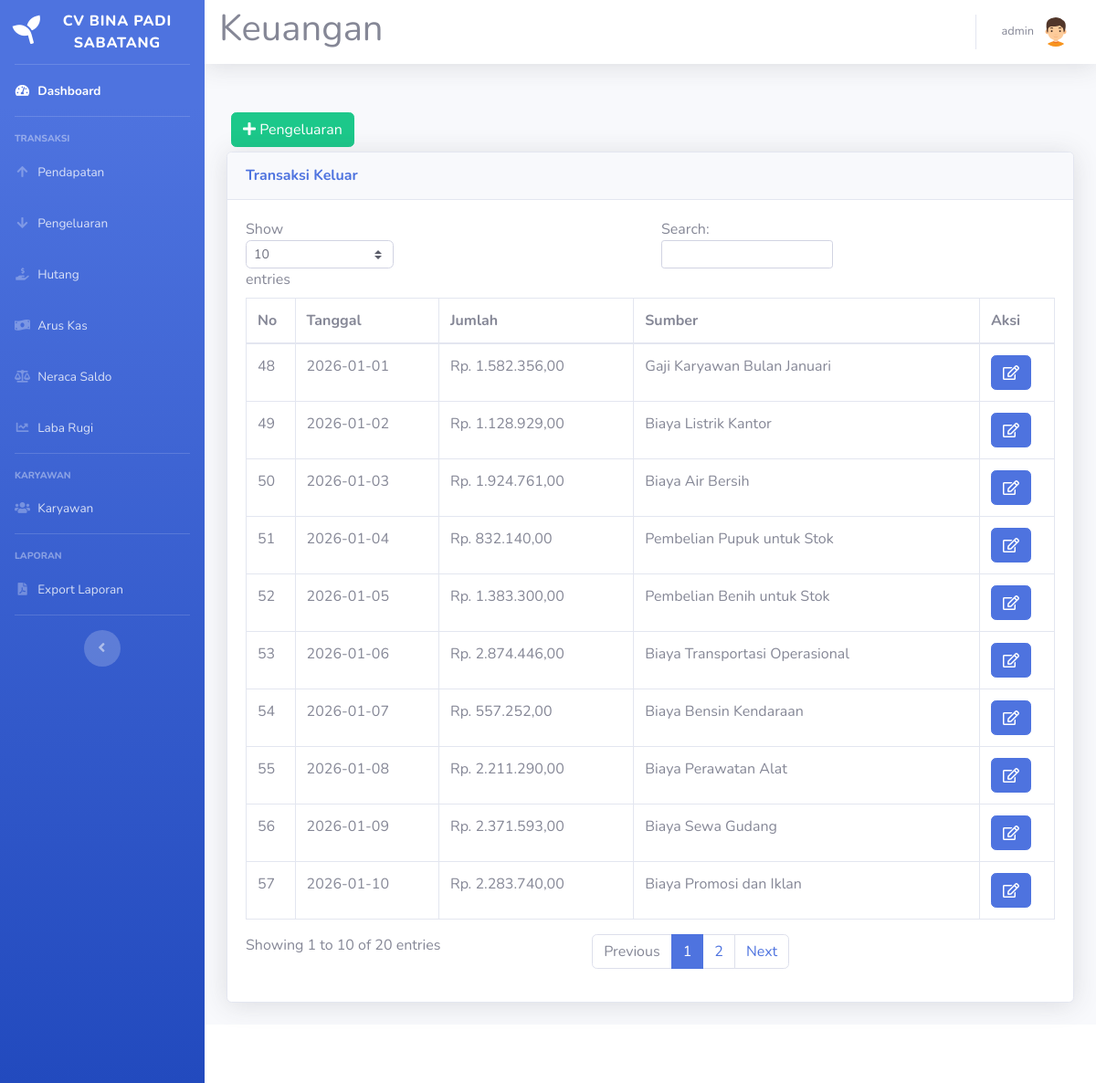
Page /pengeluaran.php (signed in) on the committed database.
### tables this page shows
CREATE TABLE `pengeluaran` (
  `id_pengeluaran` int(11) NOT NULL,
  `tgl_pengeluaran` date NOT NULL,
  `jumlah` int(11) NOT NULL,
  `sumber` text NOT NULL,
  `id_akun_beban` int(11) DEFAULT NULL COMMENT 'Akun Beban (Debit)',
  `id_akun_kas` int(11) DEFAULT NULL COMMENT 'Akun Kas/Bank (Kredit)',
  `status` int(11) NOT NULL
);

### pengeluaran.php (the view, shortened to what this page needs)
<?php
require_once 'includes/functions-jurnal.php';
?>
<!DOCTYPE html>
<html lang="en">
<head>
    <link href="vendor/fontawesome-free/css/all.min.css" rel="stylesheet" type="text/css">
    <link href="css/sb-admin-2.min.css" rel="stylesheet">
</head>
<body id="page-top">
    <?php require('sidebar.php'); ?>
    <div id="content">
        <?php require('navbar.php'); ?>
        <div class="container-fluid">
            <div class="row">
            </div>
            <button type="button" class="btn btn-success" style="margin:5px" data-toggle="modal" data-target="#myModalTambah">
                <i class="fa fa-plus"></i> Pengeluaran
            </button>
            <br>
            <div class="row">
                <div class="col-12">
                    <div class="card shadow mb-4">
                        <div class="card-header py-3">
                            <h6 class="m-0 font-weight-bold text-primary">Transaksi Keluar</h6>
                        </div>
                        <div class="card-body">
                            <div class="table-responsive">
                                <table class="table table-bordered" id="dataTable" width="100%" cellspacing="0">
                                    <thead>
                                        <tr>
                                            <th>No</th>
                                            <th>Tanggal</th>
                                            <th>Jumlah</th>
                                            <th>Sumber</th>
                                            <th>Aksi</th>
                                        </tr>
                                    </thead>
                                    <tbody>
                                        <?php
                                        $query = mysqli_query($koneksi, "SELECT * FROM pengeluaran");
                                        while ($data = mysqli_fetch_assoc($query)) {
                                        ?>
                                            <tr>
                                                <td><?= $data['id_pengeluaran'] ?></td>
                                                <td><?= $data['tgl_pengeluaran'] ?></td>
                                                <td>Rp. <?= number_format($data['jumlah'], 2, ',', '.'); ?></td>
                                                <td><?= $data['sumber'] ?></td>
                                                <td>
                                                    <a href="#" type="button" class="fa fa-edit btn btn-primary btn-md" data-toggle="modal" data-target="#myModal<?php echo $data['id_pengeluaran']; ?>"></a>
                                                </td>
                                            </tr>
                                        <?php } ?>
                                    </tbody>
                                </table>
                            </div>
                        </div>
                    </div>
                </div>
            </div>
        </div>
    </div>
    <?php require 'footer.php'; ?>
    </div>
    </div>
</body>
</html>

### rows in the picture
pengeluaran: id_pengeluaran "48", tgl_pengeluaran "2026-01-01", jumlah "1.582.356,00", sumber "Gaji Karyawan Bulan Januari"
pengeluaran: id_pengeluaran "49", tgl_pengeluaran "2026-01-02", jumlah "1.128.929,00", sumber "Biaya Listrik Kantor"
pengeluaran: id_pengeluaran "50", tgl_pengeluaran "2026-01-03", jumlah "1.924.761,00", sumber "Biaya Air Bersih"
pengeluaran: id_pengeluaran "51", tgl_pengeluaran "2026-01-04", jumlah "832.140,00", sumber "Pembelian Pupuk untuk Stok"
pengeluaran: id_pengeluaran "52", tgl_pengeluaran "2026-01-05", jumlah "1.383.300,00", sumber "Pembelian Benih untuk Stok"
pengeluaran: id_pengeluaran "53", tgl_pengeluaran "2026-01-06", jumlah "2.874.446,00", sumber "Biaya Transportasi Operasional"
pengeluaran: id_pengeluaran "54", tgl_pengeluaran "2026-01-07", jumlah "557.252,00", sumber "Biaya Bensin Kendaraan"
pengeluaran: id_pengeluaran "55", tgl_pengeluaran "2026-01-08", jumlah "2.211.290,00", sumber "Biaya Perawatan Alat"
pengeluaran: id_pengeluaran "56", tgl_pengeluaran "2026-01-09", jumlah "2.371.593,00", sumber "Biaya Sewa Gudang"
pengeluaran: id_pengeluaran "57", tgl_pengeluaran "2026-01-10", jumlah "2.283.740,00", sumber "Biaya Promosi dan Iklan"

### other values in the picture
$_SESSION['nama'] "admin"
